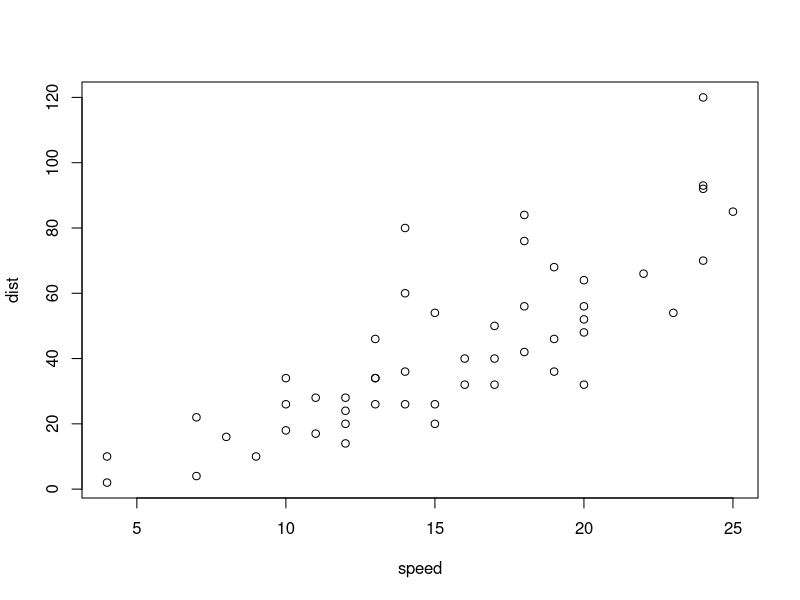
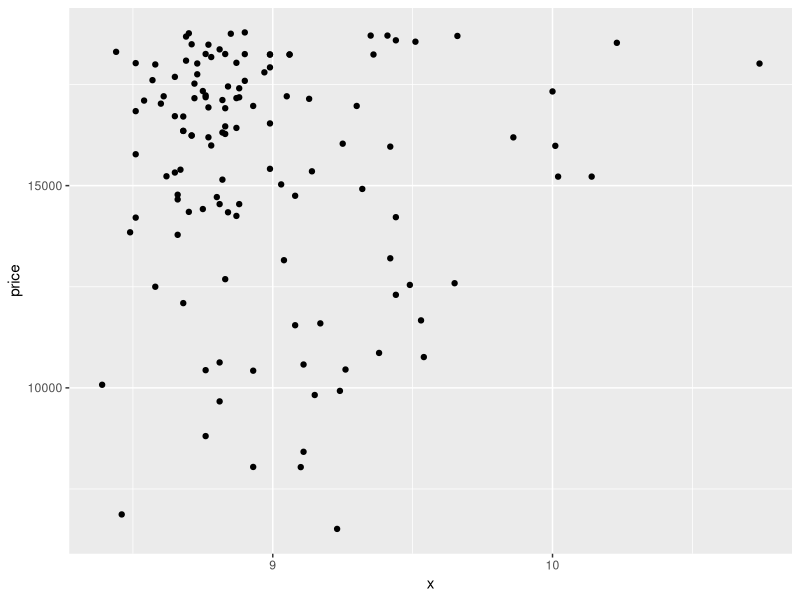

These charts were generated, in order, by the following R code:
## ---- chunk 1
plot(cars)
## ---- chunk 2
library(tidyverse)
diamonds %>% filter(carat>2.5) %>% ggplot()+geom_point(aes(x,price))
